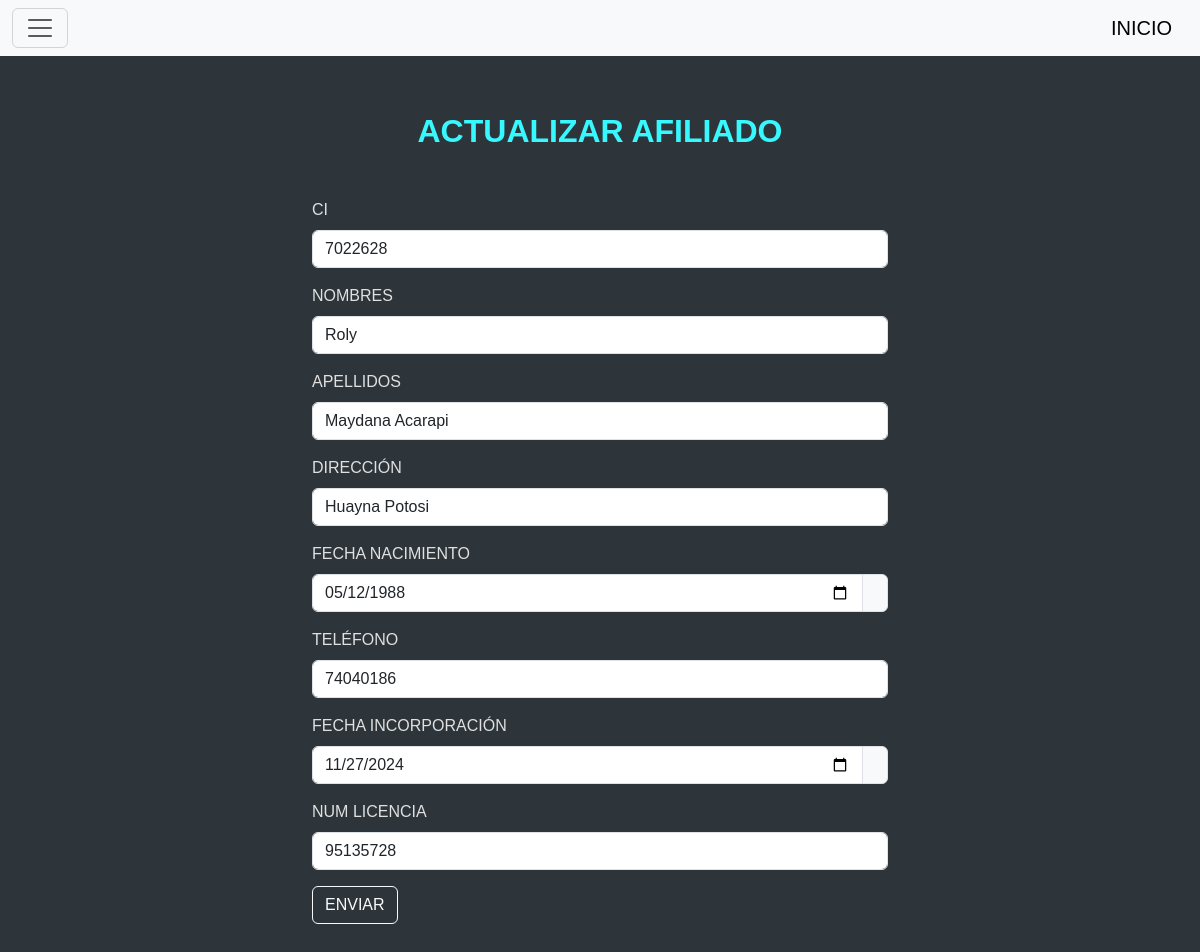
The page /edit/7022628 (signed in) on the database its author committed.
### tables this page shows
CREATE TABLE afiliado(
        ci INTEGER PRIMARY KEY,
        nombres TEXT NOT NULL,
        apellidos TEXT NOT NULL,
        direccion TEXT NOT NULL,
        fecha_nacimiento DATE NOT NULL,
        telefono INTEGER NOT NULL,
        fecha_incorporacion DATE NOT NULL,
        nro_licencia TEXT NOT NULL
        );

### blueprints/afiliados/__init__.py (the view)
@afiliados_bp.route("/edit/<int:ci>")
def afiliado_edit(ci):
    if not verifica():
        return redirect(url_for('afiliados.index'))
    conn=sqlite3.connect("star_service.db")
    conn.row_factory=sqlite3.Row
    cur=conn.cursor()
    cur.execute("SELECT * FROM afiliado WHERE ci=?",(ci,))
    afiliado=cur.fetchone()
    conn.close()
    return render_template("editar_afi.html",afiliado=afiliado)

### blueprints/afiliados/__init__.py (called while the page is built)
def verifica():
    if 'cargo' not in session or session['cargo'] != "Administrador":
        return False
    return True

### blueprints/afiliados/templates/editar_afi.html (shortened to what this page needs)
{% include 'header.html' %}
<div class="container mt-5" style="max-width: 600px;">
    <h2 class="fw-bold">ACTUALIZAR AFILIADO</h2>
</div>
<div class="container mt-5" style="max-width: 600px;">
<form action="{{url_for('afiliados.afiliados_update')}}" method="POST">
        <div class="mb-3">
            <label class="form-label">CI</label>
            <input type="text"  class="form-control" name="ci" value="{{afiliado['ci']}}">
        </div>
        <div class="mb-3">
            <label class="form-label">NOMBRES</label>
            <input type="text" class="form-control" value="{{afiliado['nombres']}}" name="nombres">
        </div>
        <div class="mb-3">
            <label class="form-label">APELLIDOS</label>
            <input type="text" class="form-control" value="{{afiliado['apellidos']}}" name="apellidos">
        </div>
        <div class="mb-3">
            <label class="form-label">DIRECCIÓN</label>
            <input type="text" class="form-control" value="{{afiliado['direccion']}}" name="direccion">
        </div>
        <div class="mb-3">
            <label class="form-label">FECHA NACIMIENTO</label>
            <div class="input-group">
                <input type="date" class="form-control" name="fecha_nacimiento" value="{{afiliado['fecha_nacimiento']}}">
                <span class="input-group-text"></span>
            </div>
        </div>
        <div class="mb-3">
            <label class="form-label">TELÉFONO</label>
            <input type="number" class="form-control" value="{{afiliado['telefono']}}" name="telefono">
        </div>
        <div class="mb-3">
            <label class="form-label">FECHA INCORPORACIÓN</label>
            <div class="input-group">
                <input type="date" class="form-control" name="fecha_incorporacion" value="{{afiliado['fecha_incorporacion']}}">
                <span class="input-group-text"></span>
            </div>
        </div>
        <div class="mb-3">
            <label class="form-label">NUM LICENCIA</label>
            <input type="text" class="form-control" value="{{afiliado['nro_licencia']}}" name="nro_licencia">
        </div>
        <button type="submit" class="btn btn-outline-light">ENVIAR</button>
</form>
</div>
{% include 'footer.html' %}

### templates/header.html (style rules this page uses)
body { font-family: sans-serif; margin: 40px; background-color: #2e353a; color: #e0e0e0; }
h2 { text-align: center; color: #37f8ff; }

### rows shown on the page
afiliado: ci "7022628", nombres "Roly", apellidos "Maydana Acarapi", direccion "Huayna Potosi", fecha_nacimiento "05/12/1988", telefono "74040186", fecha_incorporacion "11/27/2024", nro_licencia "95135728"
